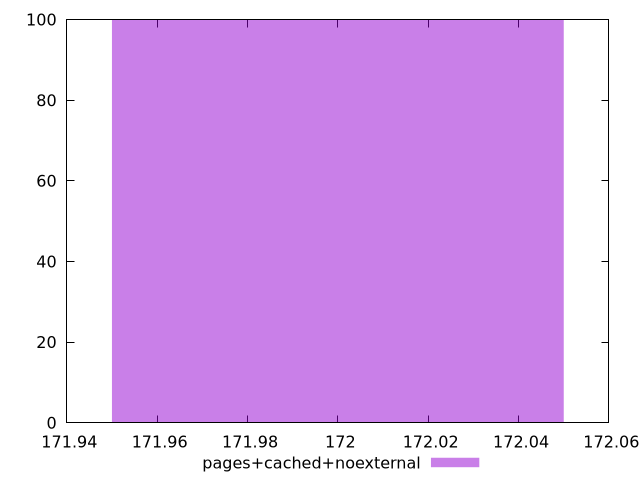

Generate this figure with gnuplot:
$_pagesCachedNoexternal <<EOF
172 100
EOF
set key outside below
set terminal pngcairo
set output "report_00005_2020-11-02T22-26-11.212Z/dom-size/pages+cached+noexternal//raw_hist.png"
set yrange [0:100]
set boxwidth 0.1
set style fill transparent solid 0.5 noborder
plot $_pagesCachedNoexternal title "pages+cached+noexternal" with boxes ,
